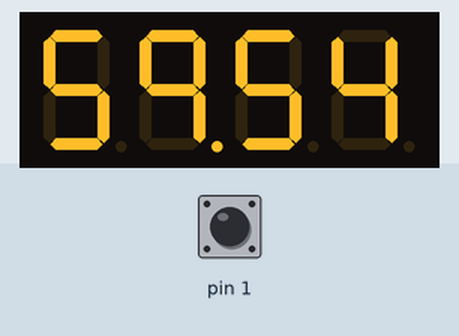
Bench run of a sketch on a simulated Arduino Uno, built with avr-gcc and run on an emulated ATmega328P. Shown: 4-digit seven-segment display. Wiring (inferred from the names in the program): 4-digit 7-segment display, segments lit when LOW: segments pin 9, pin 8, pin 7, pin 6, pin 5, pin 4, pin 3, pin 2; digit selects pin 13, pin 12, pin 11, pin 10. The test bench sets the inputs (shaded band); at power-on: pin 1 HIGH. The segment pins are drawn as the display they are named for.

Above: at 1.2 s.
1.3 s: pin 1 pulled LOW for 0.15 s
At 1.41 s:
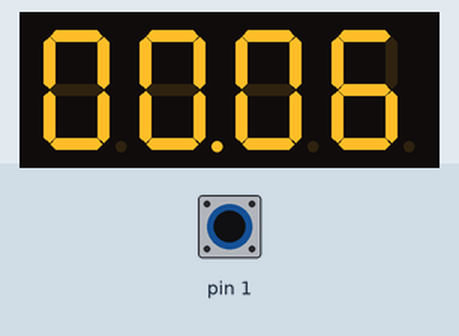
2.0 s: pin 1 pulled LOW for 1 s
At 2.36 s:
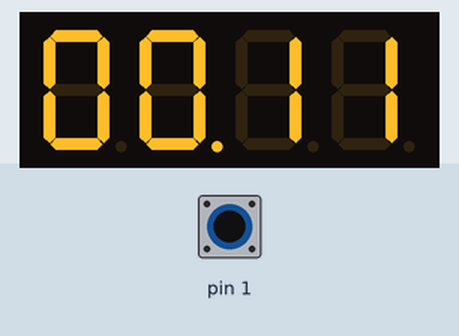
3.6 s: pin 1 pulled LOW for 0.15 s
At 3.76 s:
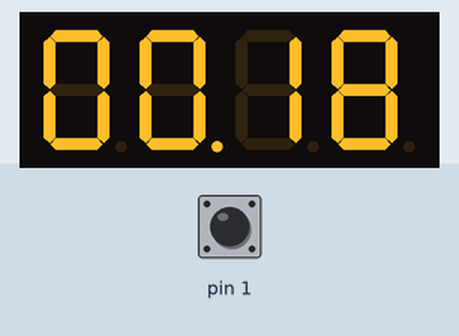
4.3 s: pin 1 pulled LOW for 1 s
At 4.56 s:
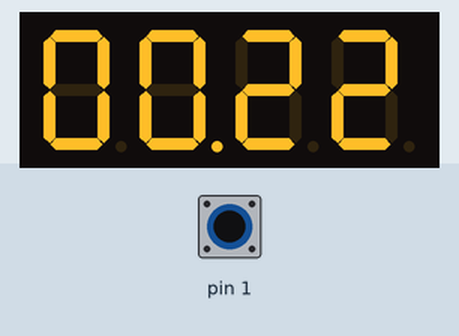
Timing chart, 0 to 6.9 s (numbered marks = the images above; inputs shaded):
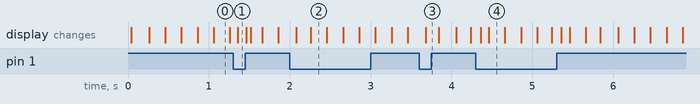

The sketch:

wk12-02.ino
```cpp
byte btn;
const byte segment_pins[8] = { 9, 8, 7, 6, 5, 4, 3, 2 };
const byte power_pins[4] = { 10, 11, 12, 13 };
const byte digit[10][8] = {
  {0, 0, 0, 0, 0, 0, 1, 1},
  {1, 0, 0, 1, 1, 1, 1, 1},
  {0, 0, 1, 0, 0, 1, 0, 1},
  {0, 0, 0, 0, 1, 1, 0, 1},
  {1, 0, 0, 1, 1, 0, 0, 1},
  {0, 1, 0, 0, 1, 0, 0, 1},
  {0, 1, 0, 0, 0, 0, 0, 1},
  {0, 0, 0, 1, 1, 1, 1, 1},
  {0, 0, 0, 0, 0, 0, 0, 1},
  {0, 0, 0, 1, 1, 0, 0, 1},
};
const byte scan[4][4] = {
  {1, 0, 0, 0},
  {0, 1, 0, 0},
  {0, 0, 1, 0},
  {0, 0, 0, 1}
};

byte d[4];
unsigned long start_time, count;
int speed = 200;
void setup() {
    for (byte i = 0; i < 8; i++)
        pinMode(segment_pins[i], OUTPUT);

    for (byte i = 0; i < 4; i++)
        pinMode(power_pins[i], OUTPUT);

    pinMode(1, INPUT_PULLUP);
    start_time = millis() / 1000;
}

void loop() {
    count = millis() / speed - start_time;
    set_decimal(count);
    for (byte k = 0; k < 4; k++) {
        for (byte j = 0; j < 4; j++)
            digitalWrite(power_pins[j], LOW);

        for (byte j = 0; j < 8; j++)
            digitalWrite(segment_pins[j], digit[d[k]][j]);

        for (byte j = 0; j < 4; j++) {
            if (k == 2) {
                digitalWrite(power_pins[j], scan[k][j]);
                digitalWrite(segment_pins[7], LOW);
            }
            else digitalWrite(power_pins[j], scan[k][j]);
        }
        delay(4);
    }
}

void set_decimal(int count) {
    btn = digitalRead(1);
    if (btn == LOW) {
        d[0] = count % 10;
        d[1] = (count / 10) % 6;
        d[2] = (count / 60) % 10;
        d[3] = (count / 600) % 6;
    }
    else {
        d[0] = 9 - count % 10;
        d[1] = 5 - (count / 10) % 6;
        d[2] = 9 - (count / 60) % 10;
        d[3] = 5 - (count / 600) % 6;
    }
}
```
